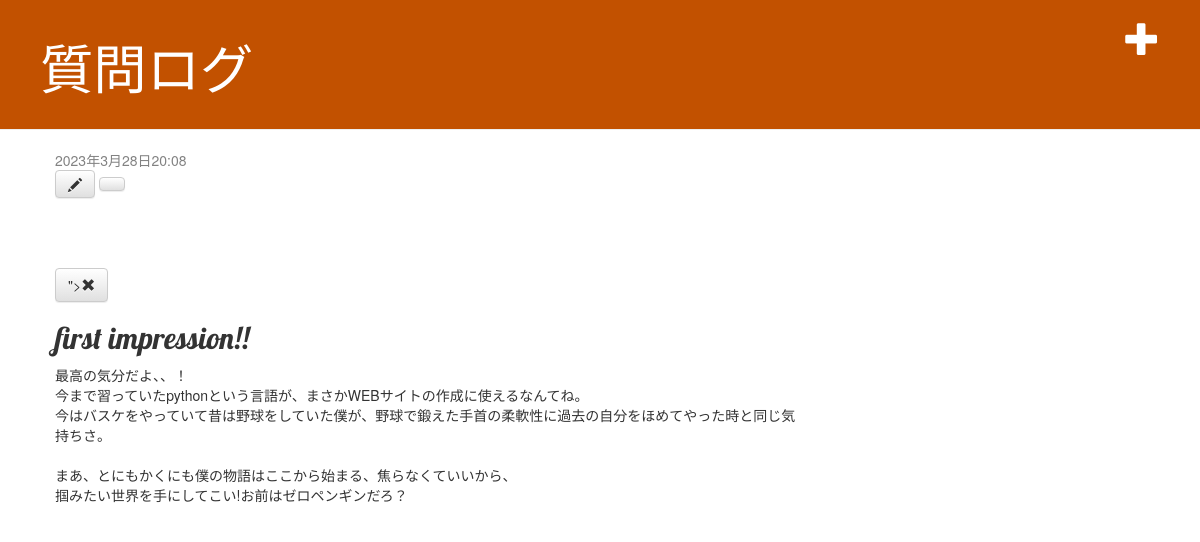
The app's page /post/1/ with its own data.
### blog/models.py (models this page shows, shortened)
class Post(models.Model):
    author = models.ForeignKey(settings.AUTH_USER_MODEL, on_delete=models.CASCADE)
    title = models.CharField(max_length=200)
    text = models.TextField()
    created_date = models.DateTimeField(default=timezone.now)
    published_date = models.DateTimeField(blank=True, null=True)

### blog/views.py (the view)
# urls.py: path("post/<int:pk>/", views.post_detail, name="post_detail"),
def post_detail(request, pk):
    post = get_object_or_404(Post, pk=pk)
    return render(request, 'blog/post_detail.html', {'post': post})

### blog/templates/blog/post_detail.html
{% extends 'blog/base.html' %}
{% block content %}
    <div class="post">
        {% if post.published_date %}
            <div class="date">
                {{ post.published_date }}
            </div>
        {% endif %}
        <a class="btn btn-default" href="{% url 'post_edit' pk=post.pk %}"><span class="glyphicon glyphicon-pencil"></span></a>
        <a class="btn btn-default" href="<div data-gb-custom-block data-tag="url" data-0='post_remove'></div>"><span class="glyphicon glyphicon-remove"></span></a>
        <h2>{{ post.title }}</h2>
        <p>{{ post.text|linebreaksbr }}</p>
    </div>
{% endblock %}

### blog/static/blog.css (style rules this page uses)
h1, h2, h3, h4 { font-family: 'Lobster', cursive; }
.date { color: #828282; }
.post { margin-bottom: 70px; }

### records on screen
Post: published_date "2023年3月28日20:08", title "first impression!!", text "最高の気分だよ、、！ 今まで習っていたpythonという言語が、まさかWEBサイトの作成に使えるなんてね。 今はバスケをやっていて昔は野球をしていた僕が、野球で鍛えた手首の柔軟性に過去の自分をほめてやった時と同じ気持ちさ。 まあ、とにもかくにも僕の物語はここから始まる、焦らなくていいから、 掴みたい世界を手にしてこい!お前はゼロペンギンだろ？"
